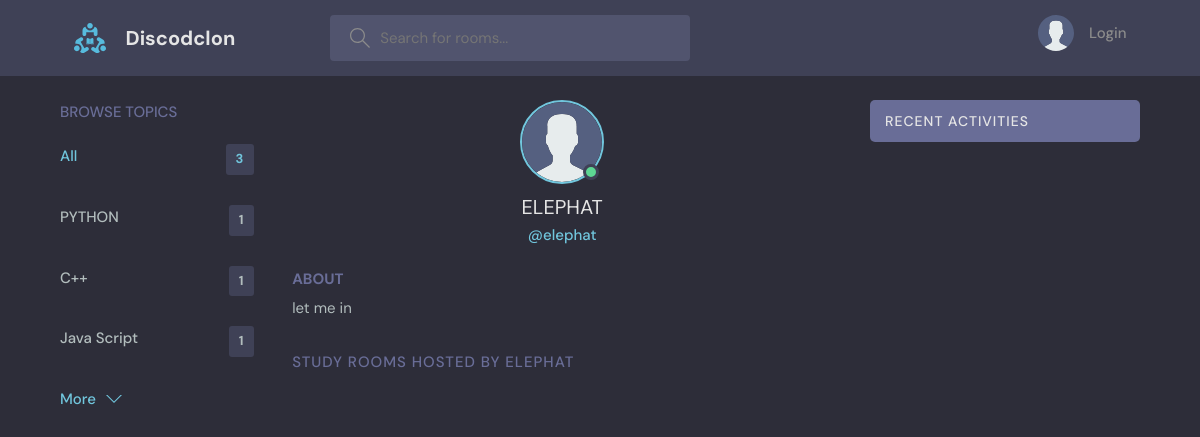
Screenshot of /profile/3/ with the database file from the repository.
### base/models.py (models this page shows, shortened)
class Topic(models.Model):
    name = models.CharField(max_length=200)

class User(AbstractUser):
    name=models.CharField(max_length=200, null=True)
    email=models.EmailField(unique=True, null=True)
    bio=models.TextField(null=True)
    avatar=models.ImageField(null=True, default="avatar.svg")
    USERNAME_FIELD = 'email'
    REQUIRED_FIELDS=[]

### base/views.py (the view)
# urls.py: path('profile/<str:pk>/',views.userProfile,name='user_profile'),
def userProfile(request,pk):
    user = User.objects.get(id=pk)
    rooms = user.room_set.all()
    room_messages =user.message_set.all()
    topics = Topic.objects.all()
    context = {'user':user, 'rooms':rooms, 'room_messages':room_messages, 'topics':topics}
    return render(request, 'base/profile.html',context)

### base/templates/base/profile.html (shortened to what this page needs)
{% extends 'main.html' %}
{% block content %}
<main class="profile-page layout layout--3">
  <div class="container">
    {% include 'base/topics_components.html' %}
    <div class="roomList">
      <div class="profile">
        <div class="profile__avatar">
          <div class="avatar avatar--large active">
            <img src="{{user.avatar.url}}" />
          </div>
        </div>
        <div class="profile__info">
          <h3><span style="text-transform:uppercase;"> {{user.username}}</span></h3>
          <p>@{{user.username}}</p>
        </div>
        <div class="profile__about">
          <h3>About</h3>
          <p>
            {{user.bio}}
          </p>
        </div>
      </div>
      <div class="roomList__header">
        <div>
          <h2>Study Rooms Hosted by {{user.username}}</a>
          </h2>
        </div>
      </div>
    </div>
    {% include 'base/activity_component.html' %}
  </div>
</main>
{% endblock content %}

### base/templates/base/topics_components.html
<div class="topics">
    <div class="topics__header">
      <h2>Browse Topics</h2>
    </div>
    <ul class="topics__list">
      <li>
        <a href="{% url 'Home' %}" class="active">All <span>{{topics.count}}</span></a>
      </li>
      {%for topic in topics%}
      <li>
        <a href="{%url 'Home'%}?q={{topic.name}}">{{topic.name}} <span>{{topic.room_set.all.count}}</span></a>
      </li>
      {% endfor %}
    </ul>
    <a class="btn btn--link" href="{% url 'topics'%}">
      More
      <svg version="1.1" xmlns="http://www.w3.org/2000/svg" width="32" height="32" viewBox="0 0 32 32">
        <title>chevron-down</title>
        <path d="M16 21l-13-13h-3l16 16 16-16h-3l-13 13z"></path>
      </svg>
    </a>
  </div>

### static/styles/style.css (style rules this page uses)
:root { --color-main: #71c6dd; --color-main-light: #e1f6fb; --color-dark: #3f4156; --color-dark-medium: #51546e; --color-dark-light: #696d97; --color-light: #e5e5e5; --color-gray: #8b8b8b; --color-light-gray: #b2bdbd; --color-bg: #2d2d39; --color-success: #5dd693; --color-error: #fc4b0b; }
* { font-family: "DM Sans", -apple-system, BlinkMacSystemFont, "Segoe UI", Roboto, Oxygen, Ubuntu, Cantarell, "Open Sans", "Helvetica Neue", sans-serif; margin: 0; padding: 0; box-sizing: border-box; text-rendering: optimizeLegibility; font-size: inherit; }
html { font-size: 56.25%; }
@media only screen and (min-width: 1200px) { html { font-size: 62.5%; } }
body { line-height: 1.6; font-weight: 400; font-size: 1.5rem; color: var(--color-light-gray); background-color: var(--color-bg); min-height: 100vh; }
img { width: 100%; }
a { display: inline-block; color: var(--color-main); text-decoration: none; }
.container { max-width: 120rem; width: 90%; margin: auto; }
.btn { background-color: transparent; border: none; display: inline-flex; align-items: center; gap: 1rem; cursor: pointer; transition: all ease-in-out 0.3s; padding: 1rem 2rem; border-radius: 5px; box-shadow: 1px 1px 3px 1px rgba(0, 0, 0, 0.15); font-weight: 500; }
.btn--link { border-radius: 0; padding: 0; color: var(--color-main); box-shadow: none; }
.btn > svg { fill: currentColor; width: 1.6rem; height: 1.6rem; }
.avatar { position: relative; display: inline-block; border-radius: 50%; border: 2px solid var(--color-main); }
.avatar img { display: block; border-radius: 50%; object-fit: cover; object-position: center; }
.avatar::after { content: ""; display: block; position: absolute; background-color: var(--color-gray); z-index: 111; border-radius: 50%; border: 0.3rem solid var(--color-dark); }
.avatar.active::after { background-color: var(--color-success); }
.avatar.avatar--large img { display: block; width: 8rem; height: 8rem; border-radius: 50%; }
.avatar.avatar--large:after { width: 1rem; height: 1rem; bottom: 2px; right: 3.5px; }
.layout { margin-top: 2.4rem; }
.layout > .container { display: flex; justify-content: space-between; align-items: flex-start; }
.layout--3 > .container > div:first-child { flex-basis: 18%; max-width: 22.5rem; }
.layout--3 > .container > div:nth-child(2) { flex-basis: 50%; }
.topics__header { margin-bottom: 2rem; }
.topics__header h2 { text-transform: uppercase; font-weight: 500; color: var(--color-dark-light); }
.topics__list { list-style: none; }
.topics__list li a { display: flex; justify-content: space-between; margin-bottom: 3rem; font-weight: 500; color: var(--color-light-gray); transition: all 0.3s ease-in-out; }
.topics__list li a.active, .topics__list li a:hover { color: var(--color-main); }
.topics__list li a span { padding: 0.5rem 1rem; background-color: var(--color-dark); border-radius: 3px; font-size: 1.3rem; font-weight: 700; letter-spacing: 1px; }
.roomList__header { display: flex; justify-content: space-between; align-items: center; margin-bottom: 2.4rem; }
.roomList__header h2 { text-transform: uppercase; font-weight: 500; color: var(--color-light); letter-spacing: 1px; }
.profile { margin-bottom: 3rem; }
.profile__avatar { text-align: center; }
.profile__info { text-align: center; }
.profile__info h3 { font-size: 2rem; color: var(--color-light); font-weight: 400; }
.profile__info p { color: var(--color-main); font-weight: 500; margin-bottom: 1rem; }
.profile__about { margin-top: 2rem; }
.profile__about h3 { text-transform: uppercase; color: var(--color-dark-light); margin-bottom: 0.5rem; }
.profile-page .roomList__header { margin-bottom: 1.5rem; }
.profile-page .roomList__header h2 { color: var(--color-dark-light); }

### rows the page displays
Topic: name "PYTHON", room_set.all.count "1"
Topic: name "C++", room_set.all.count "1"
Topic: name "Java Script", room_set.all.count "1"
User: avatar (placeholder picture), username "ELEPHAT", username "elephat", bio "let me in"

### other values shown
{{ topics.count }} "3"
